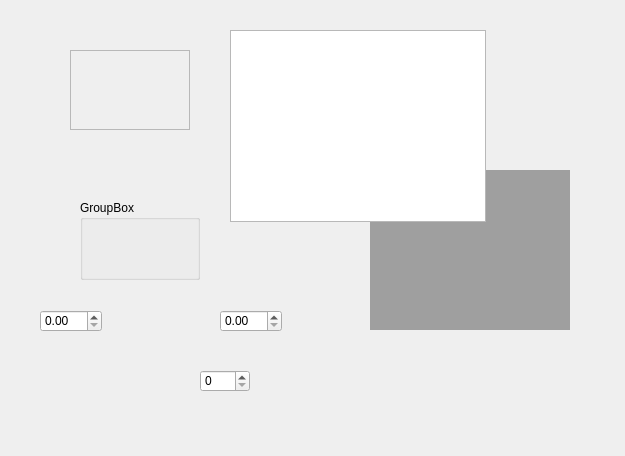
<ui version="4.0" >
 <class>Form</class>
 <widget class="QWidget" name="Form" >
  <property name="geometry" >
   <rect>
    <x>0</x>
    <y>0</y>
    <width>625</width>
    <height>456</height>
   </rect>
  </property>
  <property name="windowTitle" >
   <string>Form</string>
  </property>
  <widget class="QFrame" name="frame" >
   <property name="geometry" >
    <rect>
     <x>70</x>
     <y>50</y>
     <width>120</width>
     <height>80</height>
    </rect>
   </property>
   <property name="frameShape" >
    <enum>QFrame::StyledPanel</enum>
   </property>
   <property name="frameShadow" >
    <enum>QFrame::Raised</enum>
   </property>
  </widget>
  <widget class="QGroupBox" name="groupBox" >
   <property name="geometry" >
    <rect>
     <x>80</x>
     <y>200</y>
     <width>120</width>
     <height>80</height>
    </rect>
   </property>
   <property name="title" >
    <string>GroupBox</string>
   </property>
  </widget>
  <widget class="QMdiArea" name="mdiArea" >
   <property name="geometry" >
    <rect>
     <x>370</x>
     <y>170</y>
     <width>200</width>
     <height>160</height>
    </rect>
   </property>
  </widget>
  <widget class="QListWidget" name="listWidget" >
   <property name="geometry" >
    <rect>
     <x>230</x>
     <y>30</y>
     <width>256</width>
     <height>192</height>
    </rect>
   </property>
  </widget>
  <widget class="QDoubleSpinBox" name="doubleSpinBox" >
   <property name="geometry" >
    <rect>
     <x>40</x>
     <y>310</y>
     <width>62</width>
     <height>22</height>
    </rect>
   </property>
  </widget>
  <widget class="QDoubleSpinBox" name="doubleSpinBox_2" >
   <property name="geometry" >
    <rect>
     <x>220</x>
     <y>310</y>
     <width>62</width>
     <height>22</height>
    </rect>
   </property>
  </widget>
  <widget class="QSpinBox" name="spinBox" >
   <property name="geometry" >
    <rect>
     <x>200</x>
     <y>370</y>
     <width>50</width>
     <height>22</height>
    </rect>
   </property>
  </widget>
 </widget>
 <resources/>
 <connections/>
</ui>
